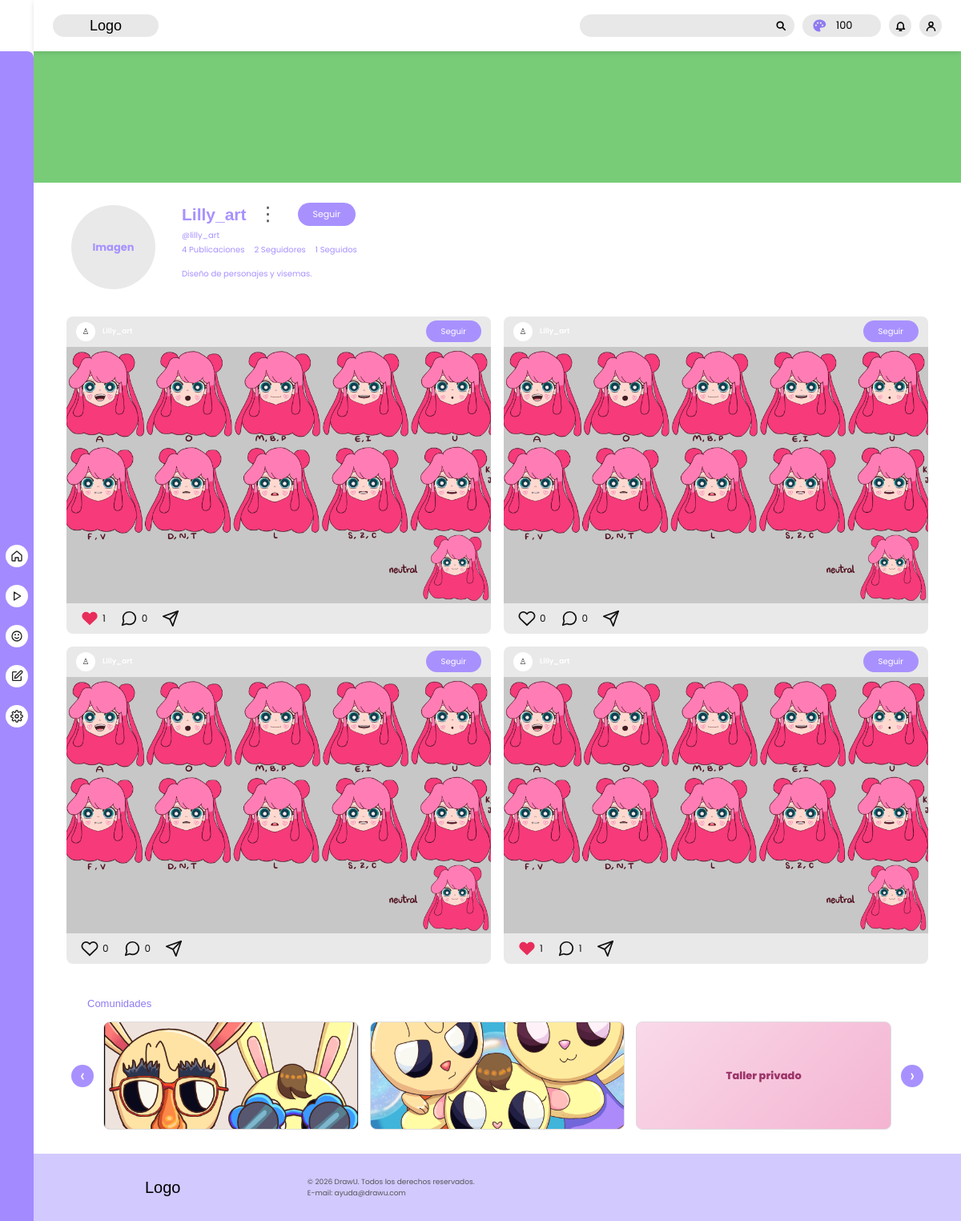
Page /views/usuario_externo.php?id=2 (signed in) on the committed database.
### tables this page shows
CREATE TABLE comunidades (
    id_comunidad INT UNSIGNED NOT NULL AUTO_INCREMENT,
    id_creador INT UNSIGNED NOT NULL,
    slug VARCHAR(80) NOT NULL,
    titulo VARCHAR(150) NOT NULL,
    descripcion TEXT DEFAULT NULL,
    contenido TEXT DEFAULT NULL,
    privacidad ENUM('publica','privada') NOT NULL DEFAULT 'publica',
    fecha_creacion TIMESTAMP NOT NULL DEFAULT CURRENT_TIMESTAMP,
    fecha_edicion TIMESTAMP NULL DEFAULT NULL,
    imagen_perfil VARCHAR(500) DEFAULT NULL,
    imagen_banner VARCHAR(500) DEFAULT NULL,
    PRIMARY KEY (id_comunidad),
    UNIQUE KEY uq_comunidad_slug (slug),
    KEY fk_comunidad_creador (id_creador),
    CONSTRAINT fk_comunidad_creador
        FOREIGN KEY (id_creador) REFERENCES usuarios (id_usuario)
);

### views/conexion.php (called while the page is built, shortened)
<?php
function conexion(): PDO
{
    static $pdo = null;
    if ($pdo instanceof PDO) {
        return $pdo;
    }
    $config = [
        'host' => '127.0.0.1',
        'port' => PUERTO_MEMO,
        'db'   => 'drawu',
        'user' => 'root',
        'pass' => PASS_MEMO,
    ];
    $dsn = sprintf(
        'mysql:host=%s;port=%d;dbname=%s;charset=utf8mb4',
        $config['host'],
        (int) $config['port'],
        $config['db']
    );
    $pdo = new PDO($dsn, $config['user'], $config['pass'], [
        PDO::ATTR_ERRMODE            => PDO::ERRMODE_EXCEPTION,
        PDO::ATTR_DEFAULT_FETCH_MODE => PDO::FETCH_ASSOC,
        PDO::ATTR_EMULATE_PREPARES   => false,
    ]);
    return $pdo;
}

### views/includes/app.php (called while the page is built, shortened)
<?php
require_once __DIR__ . '/../conexion.php';
function e($valor): string
{
    return htmlspecialchars((string) $valor, ENT_QUOTES, 'UTF-8');
}
function url(?string $ruta): string
{
    $ruta = trim((string) $ruta);
    if ($ruta === '') {
        return '';
    }
    return '../' . ltrim($ruta, './');
}
function plural(int $n, string $singular, string $pluralTexto): string
{
    return $n . ' ' . ($n === 1 ? $singular : $pluralTexto);
}
function idUsuarioActual(): ?int
{
    return isset($_SESSION['id_usuario']) ? (int) $_SESSION['id_usuario'] : null;
}
function obtenerUsuario(int $idUsuario): ?array
{
    $sql = 'SELECT *
            FROM vista_usuario_completo
            WHERE id_usuario = ?';
    $consulta = conexion()->prepare($sql);
    $consulta->execute([$idUsuario]);
    return $consulta->fetch() ?: null;
}
function obtenerPublicaciones(array $filtros = [], int $limite = 20): array
{
    $yo = idUsuarioActual() ?? 0;
    $donde = [
        'NOT EXISTS (
            SELECT 1 FROM bloqueos b
            WHERE b.id_bloqueador = :yo_b
            AND b.id_bloqueado = p.id_usuario
        )',
        "(p.id_comunidad IS NULL
          OR p.comunidad_privacidad = 'publica'
          OR EXISTS (
              SELECT 1 FROM comunidades_usuarios cu
              WHERE cu.id_comunidad = p.id_comunidad
              AND cu.id_usuario = :yo_m
          ))"
    ];
    $parametros = [
        ':yo_b' => $yo,
        ':yo_m' => $yo,
        ':yo_l' => $yo,
        ':yo_s' => $yo
    ];
    foreach (['id_comunidad', 'id_usuario', 'id_reto'] as $campo) {
        if (!empty($filtros[$campo])) {
            $donde[] = "p.$campo = :$campo";
            $parametros[":$campo"] = (int) $filtros[$campo];
        }
    }
    $orden = ($filtros['orden'] ?? 'recientes') === 'likes'
        ? 'p.total_likes DESC, p.fecha_publicacion DESC'
        : 'p.fecha_publicacion DESC, p.id_publicacion DESC';
    $limite = max(1, (int) $limite);
    $sql = "SELECT
                p.*,
                EXISTS (
                    SELECT 1 FROM likes_publicaciones l
                    WHERE l.id_publicacion = p.id_publicacion
                    AND l.id_usuario = :yo_l
                ) AS liked,
                EXISTS (
                    SELECT 1 FROM seguimientos s
                    WHERE s.id_seguidor = :yo_s
                    AND s.id_seguido = p.id_usuario
                ) AS siguiendo
            FROM vista_publicaciones_detalle p
            WHERE " . implode(' AND ', $donde) . "
            ORDER BY $orden
            LIMIT $limite";
    $consulta = conexion()->prepare($sql);
    $consulta->execute($parametros);
    return $consulta->fetchAll();
}
function obtenerComunidades(array $opciones = []): array
{
    $yo = idUsuarioActual() ?? 0;
    $donde = [];
    $parametros = [':yo' => $yo];
    if (!empty($opciones['id_miembro'])) {
        $donde[] = 'EXISTS (
            SELECT 1 FROM comunidades_usuarios m
            WHERE m.id_comunidad = c.id_comunidad
            AND m.id_usuario = :id_miembro
        )';
        $parametros[':id_miembro'] = (int) $opciones['id_miembro'];
    }
    $sql = 'SELECT
                c.*,
                EXISTS (
                    SELECT 1 FROM comunidades_usuarios cu
                    WHERE cu.id_comunidad = c.id_comunidad
                    AND cu.id_usuario = :yo
                ) AS es_miembro
            FROM vista_comunidades_detalle c';
    if (!empty($donde)) {
        $sql .= ' WHERE ' . implode(' AND ', $donde);
    }
    $sql .= ' ORDER BY c.total_miembros DESC,
                      c.fecha_creacion DESC';
    $consulta = conexion()->prepare($sql);
    $consulta->execute($parametros);
    return $consulta->fetchAll();
}

### views/usuario_externo.php (the view, shortened to what this page needs)
<?php
require_once __DIR__ . '/includes/app.php';
$yo = requerirLogin();
$idYo = (int) $yo['id_usuario'];
$pdo = conexion();
$paramId = trim((string) ($_GET['id'] ?? $_GET['u'] ?? ''));
if ($paramId === '') {
    $stmt = $pdo->prepare('SELECT id_usuario FROM usuarios WHERE id_usuario <> ? ORDER BY id_usuario ASC LIMIT 1');
    $stmt->execute([$idYo]);
    $idExterno = (int) ($stmt->fetchColumn() ?: $idYo);
} elseif (ctype_digit($paramId)) {
    $idExterno = (int) $paramId;
} else {
    $stmt = $pdo->prepare('SELECT id_usuario FROM usuarios WHERE nombre_usuario = ? LIMIT 1');
    $stmt->execute([$paramId]);
    $idExterno = (int) ($stmt->fetchColumn() ?: 0);
}
$externo = $idExterno > 0 ? obtenerUsuario($idExterno) : null;
$chkSeg = $pdo->prepare('SELECT 1 FROM seguimientos WHERE id_seguidor = ? AND id_seguido = ?');
$chkSeg->execute([$idYo, $idExterno]);
$siguiendo = (bool) $chkSeg->fetchColumn();
$chkBloq = $pdo->prepare('SELECT 1 FROM bloqueos WHERE id_bloqueador = ? AND id_bloqueado = ?');
$chkBloq->execute([$idYo, $idExterno]);
$bloqueado = (bool) $chkBloq->fetchColumn();
$publicacionesExterno = obtenerPublicaciones(['id_usuario' => $idExterno], 40);
$comunidadesExterno = obtenerComunidades(['id_miembro' => $idExterno]);
$coloresFallback = ['boomy', 'redisenos', 'arte', 'historias'];
$imgPerfilUrl = url($externo['imagen_perfil']);
$seguidoresCount = (int) $externo['total_seguidores'];
$colorMascotaExterno = $externo['mascota_color'] ?: match ((int) ($externo['id_mascota_activa'] ?? 1)) {
    2 => 'aqua',
    3 => 'verde',
    default => 'morado',
};
?>
<!DOCTYPE html>
<html lang="es">
<head>
    <link
        href="https://cdn.jsdelivr.net/npm/bootstrap@5.3.8/dist/css/bootstrap.min.css"
        rel="stylesheet"
    >
    <link rel="stylesheet" href="../assets/css/style.css?v=<?= filemtime(__DIR__ . '/../assets/css/style.css') ?>">
    <link rel="stylesheet" href="../assets/css/usuario_propio.css?v=<?= filemtime(__DIR__ . '/../assets/css/usuario_propio.css') ?>">
    <link rel="stylesheet" href="../assets/css/publicaciones.css?v=<?= filemtime(__DIR__ . '/../assets/css/publicaciones.css') ?>">
    <link rel="stylesheet" href="../assets/css/usuario_externo.css?v=<?= filemtime(__DIR__ . '/../assets/css/usuario_externo.css') ?>">
</head>
<body data-external-user-id="<?= $idExterno ?>" data-external-username="<?= e($externo['nombre_usuario']) ?>" data-is-blocked="<?= $bloqueado ? '1' : '0' ?>">
    <?php include __DIR__ . '/includes/header/header.php'; ?>
    <?php include __DIR__ . '/includes/navbar.php'; ?>
    <header class="banner banner-externo banner-mascota-<?= e($colorMascotaExterno) ?>">
    </header>
    <section class="perfil">
        <div class="contenedor-foto">
            <button class="foto-perfil" id="fotoPerfil" type="button" aria-label="Ver foto de perfil">
                <?php if ($imgPerfilUrl !== ''): ?>
                    <img src="<?= e($imgPerfilUrl) ?>" alt="Foto de perfil de <?= e($externo['nombre_usuario']) ?>">
                <?php else: ?>
                    <span id="textoFoto">Imagen</span>
                <?php endif; ?>
            </button>
        </div>
        <div class="datos-perfil">
            <div class="nombre-con-menu">
                <h1 id="nombreUsuario"><?= e($externo['nombre_usuario']) ?></h1>
                <button class="tres-puntos" id="opcionesUsuario" type="button" aria-label="Opciones del usuario" aria-expanded="false">
                    ⋮
                </button>
                <button
                    type="button"
                    class="boton-seguir boton-seguir-perfil<?= $siguiendo ? ' siguiendo' : '' ?><?= $bloqueado ? ' oculto' : '' ?>"
                    data-user-id="<?= $idExterno ?>"
                    data-usuario="<?= e($externo['nombre_usuario']) ?>"
                    aria-pressed="<?= $siguiendo ? 'true' : 'false' ?>"
                ><?= $siguiendo ? 'Dejar de seguir' : 'Seguir' ?></button>
            </div>
            <div class="estadisticas">
                <span id="nombreHandle">@<?= e(strtolower($externo['nombre_usuario'])) ?></span>
                <div>
                    <span><?= (int) $externo['total_publicaciones'] ?> Publicaciones</span>
                    <span id="contadorSeguidores"><?= plural($seguidoresCount, 'Seguidor', 'Seguidores') ?></span>
                    <span><?= (int) $externo['total_seguidos'] ?> Seguidos</span>
                </div>
            </div>
            <p id="descripcionPerfil">
                <?= e($externo['descripcion_perfil'] ?: 'Sin descripción') ?>
            </p>
        </div>
    </section>
    <div id="contenidoUsuario" class="<?= $bloqueado ? 'oculto' : '' ?>">
    <section class="publicaciones">
        <?php foreach ($publicacionesExterno as $pub):
            $imgPub = url($pub['ruta_imagen']);
            $liked = !empty($pub['liked']);
            $textoPub = trim((string) ($pub['titulo'] ? ($pub['titulo'] . ': ' . $pub['descripcion']) : $pub['descripcion']));
        ?>
            <article class="publicacion" data-publicacion-id="<?= (int) $pub['id_publicacion'] ?>">
                <header class="encabezado-publicacion">
                    <span class="avatar-mini">♙</span>
                    <a class="autor-publicacion" href="usuario_externo.php?id=<?= $idExterno ?>"><?= e($externo['nombre_usuario']) ?></a>
                    <button
                        type="button"
                        class="boton-seguir<?= $siguiendo ? ' siguiendo' : '' ?>"
                        data-user-id="<?= $idExterno ?>"
                        data-usuario="<?= e($externo['nombre_usuario']) ?>"
                        aria-pressed="<?= $siguiendo ? 'true' : 'false' ?>"
                    ><?= $siguiendo ? 'Dejar de seguir' : 'Seguir' ?></button>
                </header>
                <?php if ($imgPub !== ''): ?>
                    <div class="imagen-publicacion">
                        <img
                            src="<?= e($imgPub) ?>"
                            alt="<?= e($textoPub ?: 'Publicación de ' . $externo['nombre_usuario']) ?>">
                    </div>
                <?php endif; ?>
                <footer class="acciones-publicacion">
                    <button class="accion accion-like<?= $liked ? ' liked' : '' ?>" type="button" aria-label="Me gusta" aria-pressed="<?= $liked ? 'true' : 'false' ?>"><span class="contador"><?= (int) $pub['total_likes'] ?></span></button>
                    <button class="accion accion-comentar" type="button" aria-label="Comentarios"><svg viewBox="0 0 24 24" fill="none" stroke="currentColor" stroke-width="1.9" stroke-linecap="round" stroke-linejoin="round"><path d="M21 11.5a8.4 8.4 0 0 1-.9 3.8 8.5 8.5 0 0 1-7.6 4.7 8.4 8.4 0 0 1-3.8-.9L3 21l1.9-5.7a8.4 8.4 0 0 1-.9-3.8A8.5 8.5 0 0 1 8.7 3.9a8.4 8.4 0 0 1 3.8-.9h.5a8.5 8.5 0 0 1 8 8z"/></svg><span class="contador"><?= (int) $pub['total_comentarios'] ?></span></button>
                    <button class="accion accion-compartir" type="button" aria-label="Compartir"><svg viewBox="0 0 24 24" fill="none" stroke="currentColor" stroke-width="1.9" stroke-linecap="round" stroke-linejoin="round"><path d="m22 2-7 20-4-9-9-4Z"/><path d="M22 2 11 13"/></svg></button>
                </footer>
            </article>
        <?php endforeach; ?>
    </section>
    <section class="seccion-comunidades">
        <h2>Comunidades</h2>
        <div class="carrusel">
            <button
                class="flecha"
                id="anterior"
                type="button"
                aria-label="Comunidades anteriores">
                ‹
            </button>
            <div class="ventana-carrusel" id="ventanaCarrusel">
                <div class="pista-carrusel" id="pistaCarrusel">
                    <?php foreach ($comunidadesExterno as $idx => $com):
                        $colorFb = $coloresFallback[$idx % count($coloresFallback)];
                        $imgCom = url($com['imagen_perfil'] ?: $com['imagen_banner']);
                    ?>
                        <article class="comunidad" tabindex="0">
                            <?php if ($imgCom !== ''): ?>
                                <img
                                    src="<?= e($imgCom) ?>"
                                    alt="Comunidad <?= e($com['titulo']) ?>"
                                    onerror="this.style.display='none';">
                            <?php endif; ?>
                            <div class="portada-fallback <?= e($colorFb) ?>">
                                <span><?= e($com['titulo']) ?></span>
                            </div>
                        </article>
                    <?php endforeach; ?>
                </div>
            </div>
            <button class="flecha" id="siguiente" type="button" aria-label="Siguientes comunidades">›
            </button>
        </div>
    </section>
    </div>
    <?php include __DIR__ . '/includes/footer.php'; ?>
</body>
</html>

### rows in the picture
comunidades: imagen_perfil (picture)
comunidades: imagen_perfil (picture)
comunidades: titulo "Taller privado"

### other values in the picture
$usuarioHeader['drawings'] "100"
$externo['nombre_usuario'] "Lilly_art"
$externo['nombre_usuario'] "lilly_art"
$externo['total_publicaciones'] "4"
plural($seguidoresCount, 'Seguidor', 'Seguidores') "2 Seguidores"
$externo['total_seguidos'] "1"
$externo['descripcion_perfil'] ?: 'Sin descripción' "Diseño de personajes y visemas."
$pub['total_likes'] "1"
$pub['total_comentarios'] "0"
$pub['total_likes'] "0"
$pub['total_comentarios'] "1"
